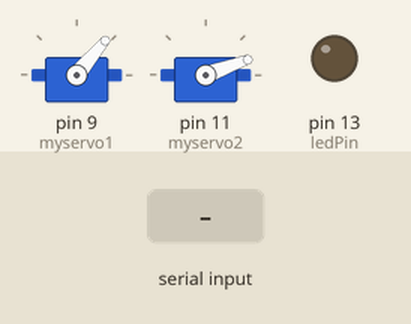
A sketch run on a simulated Arduino Uno, built with avr-gcc and run on an emulated ATmega328P. Parts: 2 × servo, output pins drawn as LEDs (lit = HIGH). The test bench sets the inputs (shaded band).

Above: at 1.2 s.
1.3 s: "30,150\n" received over Serial
At 2.1 s:
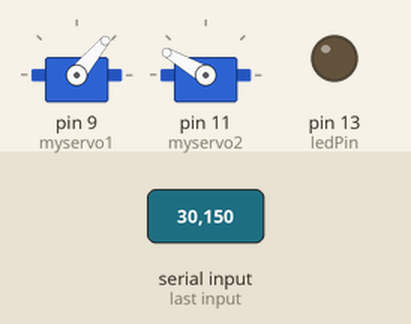
2.8 s: "5\n" received over Serial
At 5.0 s:
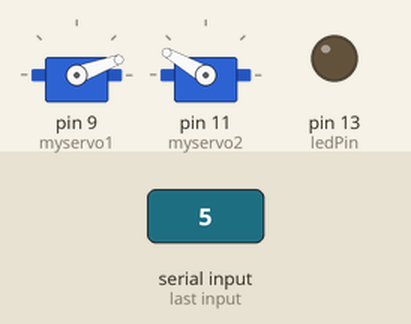
Timing chart, 0 to 6.5 s (numbered marks = the images above; inputs shaded):
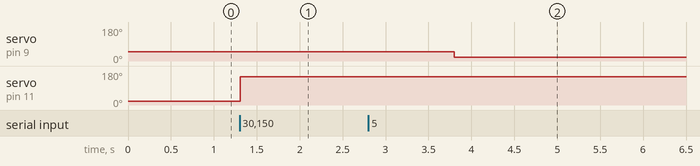

The sketch:

Detected.ino
```cpp
#include <Servo.h>
int ledPin = 13; // the number of the LED pin
char say[10];
Servo myservo1,myservo2;

void setup()
{
  Serial.begin(9600);
  pinMode(ledPin, OUTPUT);
  digitalWrite(ledPin, LOW);
  myservo1.attach(9);
  myservo2.attach(11);
  myservo1.write(50);
  myservo2.write(20);
}


void loop()
{
  if(Serial.available())
  {
      Serial.readBytes(say,6);
      int a;
      for(a=0;a<=5;a++)
      say[a]=say[a]-'0';
        int top1=(say[0]*100)+(say[1]*10)+say[2];
        int top2=(say[3]*100)+(say[4]*10)+say[5];
           if(top1>=1 && top1<=170)
              myservo1.write(top1);
           if(top2>=1 && top2<=170)
              myservo2.write(top2);
      Serial.flush();
  }
    //051020
    //111132
}
```

Measured:
- after the input at 1.3 s, servo on pin 11 (myservo2): 20° → 150° at once
- after the input at 2.8 s, servo on pin 9 (myservo1): 50° → 20° after 1.0 s
